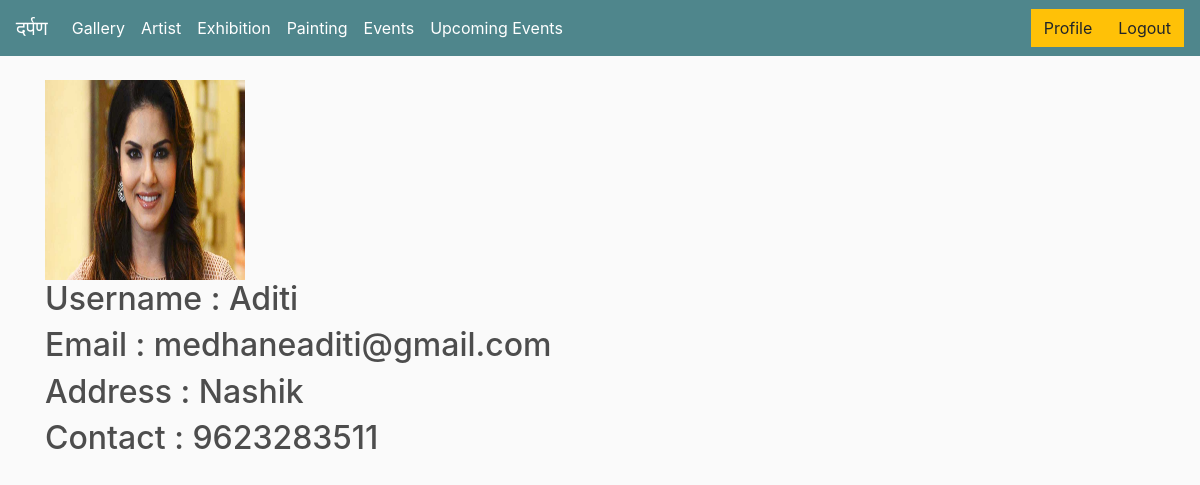
Screenshot of /gallery/profile/ (signed in) with the database file from the repository.
### gallery/models.py (models this page shows)
class Profile(models.Model):
    username = models.CharField(max_length=20)
    email = models.CharField(max_length=30)
    image = models.ImageField(default='default.jpg', upload_to='profile_pics')
    address = models.CharField(max_length=200)
    phone = models.CharField(max_length=10)
    def __str__(self):
        return str(self.username)

### gallery/decorators.py (the view)
        def wrapper_func(request, *args, **kwargs):
            group = None
            if request.user.groups.exists():
                group = request.user.groups.all()[0].name
            if group in allowed_roles:
                return view_func(request, *args, **kwargs)
            else:
                return HttpResponse("You are not authorised to view this page")

### gallery/views.py (called while the page is built)
@login_required
@allowed_users(allowed_roles=['admin','artist', 'customer'])
def profile(request):
    user = request.user
    profile = Profile.objects.get(username=user)
    print(profile)
    context = {'profile':profile}
    return render(request, 'gallery/profile.html', context)

### gallery/templates/gallery/profile.html
{% extends 'gallery/main.html' %}
{% load static %}
{% load crispy_forms_tags %}
{% block content %}
  {% if profile.image %}
  <img  src="{{ profile.image.url }}" alt="{{ user.username }}" width="200" height="200">
  <h2>Username : {{ user.username }}</h2>
  <h2>Email : {{ user.email }}</h2>
  <h2>Address : {{ profile.address }}</h2>
  <h2>Contact : {{ profile.phone }}</h2>
  {% else %}
    <h2>Username : {{ user.username }}</h2>
    <h2>Email : {{ user.email }}</h2>
  {% endif %}
{% endblock content %}

### static/css/main.css (style rules this page uses)
body { background-color: hsl(0, 0%, 98%); }
h1,h2,h3,h4,h5,h6 { color:hsl(0, 0%, 30%); }

### rows the page displays
Profile: image (picture), address "Nashik", phone "9623283511"

### other values shown
{{ user.username }} "Aditi"
{{ user.email }} "medhaneaditi@gmail.com"
